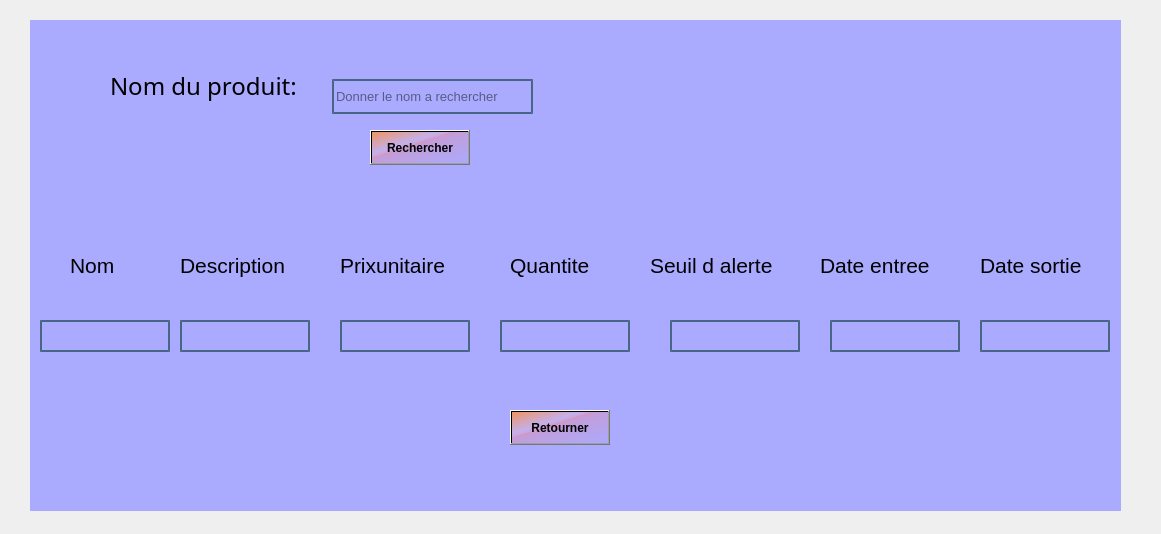
<?xml version="1.0" encoding="UTF-8"?>
<ui version="4.0">
 <class>Form</class>
 <widget class="QWidget" name="Form">
  <property name="geometry">
   <rect>
    <x>0</x>
    <y>0</y>
    <width>1161</width>
    <height>534</height>
   </rect>
  </property>
  <property name="windowTitle">
   <string>Form</string>
  </property>
  <widget class="QWidget" name="widget" native="true">
   <property name="geometry">
    <rect>
     <x>30</x>
     <y>20</y>
     <width>1091</width>
     <height>491</height>
    </rect>
   </property>
   <property name="styleSheet">
    <string notr="true">background-color: qlineargradient(spread:pad, x1:1, y1:1, x2:1, y2:1, stop:0 rgba(170, 170, 255, 255), stop:1 rgba(255, 255, 255, 255));</string>
   </property>
   <widget class="QLineEdit" name="test_4">
    <property name="geometry">
     <rect>
      <x>470</x>
      <y>300</y>
      <width>130</width>
      <height>32</height>
     </rect>
    </property>
    <property name="styleSheet">
     <string notr="true">background-color:rgba(0,0,0,0);
border:2px solid rgba(46,82,101,200);
border-bottom:2px solid rgba(46,82,101,200);
border-top:2px solid rgba(46,82,101,200);

color:rgba(0,0,0,240);
paddin-bottom:7x;
font-size:10pt; </string>
    </property>
   </widget>
   <widget class="QLabel" name="label_2">
    <property name="geometry">
     <rect>
      <x>40</x>
      <y>230</y>
      <width>81</width>
      <height>31</height>
     </rect>
    </property>
    <property name="font">
     <font>
      <pointsize>16</pointsize>
     </font>
    </property>
    <property name="text">
     <string>Nom</string>
    </property>
   </widget>
   <widget class="QLabel" name="label_5">
    <property name="geometry">
     <rect>
      <x>480</x>
      <y>230</y>
      <width>111</width>
      <height>31</height>
     </rect>
    </property>
    <property name="font">
     <font>
      <pointsize>16</pointsize>
     </font>
    </property>
    <property name="text">
     <string>Quantite</string>
    </property>
   </widget>
   <widget class="QPushButton" name="search2">
    <property name="geometry">
     <rect>
      <x>340</x>
      <y>110</y>
      <width>100</width>
      <height>35</height>
     </rect>
    </property>
    <property name="font">
     <font>
      <pointsize>9</pointsize>
      <weight>75</weight>
      <bold>true</bold>
     </font>
    </property>
    <property name="styleSheet">
     <string notr="true">background-color: qlineargradient(spread:pad, x1:0, y1:0, x2:1, y2:1, stop:0 rgba(255, 143, 62, 206), stop:0.35 rgba(255, 188, 188, 80), stop:0.4 rgba(255, 162, 162, 80), stop:0.425 rgba(255, 132, 132, 156), stop:0.44 rgba(252, 128, 128, 80), stop:1 rgba(255, 255, 255, 0));</string>
    </property>
    <property name="text">
     <string>Rechercher</string>
    </property>
   </widget>
   <widget class="QLabel" name="label_3">
    <property name="geometry">
     <rect>
      <x>150</x>
      <y>230</y>
      <width>141</width>
      <height>31</height>
     </rect>
    </property>
    <property name="font">
     <font>
      <pointsize>16</pointsize>
     </font>
    </property>
    <property name="text">
     <string>Description</string>
    </property>
   </widget>
   <widget class="QLabel" name="label_7">
    <property name="geometry">
     <rect>
      <x>790</x>
      <y>230</y>
      <width>151</width>
      <height>31</height>
     </rect>
    </property>
    <property name="font">
     <font>
      <pointsize>16</pointsize>
     </font>
    </property>
    <property name="text">
     <string>Date entree</string>
    </property>
   </widget>
   <widget class="QLineEdit" name="test_7">
    <property name="geometry">
     <rect>
      <x>950</x>
      <y>300</y>
      <width>130</width>
      <height>32</height>
     </rect>
    </property>
    <property name="styleSheet">
     <string notr="true">background-color:rgba(0,0,0,0);
border:2px solid rgba(46,82,101,200);
border-bottom:2px solid rgba(46,82,101,200);
border-top:2px solid rgba(46,82,101,200);

color:rgba(0,0,0,240);
paddin-bottom:7x;
font-size:10pt; </string>
    </property>
   </widget>
   <widget class="QLabel" name="label">
    <property name="geometry">
     <rect>
      <x>80</x>
      <y>20</y>
      <width>191</width>
      <height>91</height>
     </rect>
    </property>
    <property name="minimumSize">
     <size>
      <width>50</width>
      <height>10</height>
     </size>
    </property>
    <property name="font">
     <font>
      <family>MS PGothic</family>
      <pointsize>18</pointsize>
     </font>
    </property>
    <property name="text">
     <string>Nom du produit:</string>
    </property>
   </widget>
   <widget class="QLabel" name="label_4">
    <property name="geometry">
     <rect>
      <x>310</x>
      <y>230</y>
      <width>141</width>
      <height>31</height>
     </rect>
    </property>
    <property name="font">
     <font>
      <pointsize>16</pointsize>
     </font>
    </property>
    <property name="text">
     <string>Prixunitaire</string>
    </property>
   </widget>
   <widget class="QLineEdit" name="test_6">
    <property name="geometry">
     <rect>
      <x>800</x>
      <y>300</y>
      <width>130</width>
      <height>32</height>
     </rect>
    </property>
    <property name="styleSheet">
     <string notr="true">background-color:rgba(0,0,0,0);
border:2px solid rgba(46,82,101,200);
border-bottom:2px solid rgba(46,82,101,200);
border-top:2px solid rgba(46,82,101,200);

color:rgba(0,0,0,240);
paddin-bottom:7x;
font-size:10pt; </string>
    </property>
   </widget>
   <widget class="QLineEdit" name="name">
    <property name="geometry">
     <rect>
      <x>302</x>
      <y>59</y>
      <width>201</width>
      <height>35</height>
     </rect>
    </property>
    <property name="styleSheet">
     <string notr="true">background-color:rgba(0,0,0,0);
border:2px solid rgba(46,82,101,200);
border-bottom:2px solid rgba(46,82,101,200);
border-top:2px solid rgba(46,82,101,200);

color:rgba(0,0,0,240);
paddin-bottom:7x;
font-size:10pt; </string>
    </property>
    <property name="placeholderText">
     <string>Donner le nom a rechercher</string>
    </property>
   </widget>
   <widget class="QLineEdit" name="test_2">
    <property name="geometry">
     <rect>
      <x>150</x>
      <y>300</y>
      <width>130</width>
      <height>32</height>
     </rect>
    </property>
    <property name="styleSheet">
     <string notr="true">background-color:rgba(0,0,0,0);
border:2px solid rgba(46,82,101,200);
border-bottom:2px solid rgba(46,82,101,200);
border-top:2px solid rgba(46,82,101,200);

color:rgba(0,0,0,240);
paddin-bottom:7x;
font-size:10pt; </string>
    </property>
   </widget>
   <widget class="QLabel" name="label_6">
    <property name="geometry">
     <rect>
      <x>620</x>
      <y>230</y>
      <width>161</width>
      <height>31</height>
     </rect>
    </property>
    <property name="font">
     <font>
      <pointsize>16</pointsize>
     </font>
    </property>
    <property name="text">
     <string>Seuil d alerte</string>
    </property>
   </widget>
   <widget class="QPushButton" name="return3">
    <property name="geometry">
     <rect>
      <x>480</x>
      <y>390</y>
      <width>100</width>
      <height>35</height>
     </rect>
    </property>
    <property name="font">
     <font>
      <pointsize>9</pointsize>
      <weight>75</weight>
      <bold>true</bold>
     </font>
    </property>
    <property name="styleSheet">
     <string notr="true">background-color: qlineargradient(spread:pad, x1:0, y1:0, x2:1, y2:1, stop:0 rgba(255, 143, 62, 206), stop:0.35 rgba(255, 188, 188, 80), stop:0.4 rgba(255, 162, 162, 80), stop:0.425 rgba(255, 132, 132, 156), stop:0.44 rgba(252, 128, 128, 80), stop:1 rgba(255, 255, 255, 0));</string>
    </property>
    <property name="text">
     <string>Retourner</string>
    </property>
   </widget>
   <widget class="QLineEdit" name="test">
    <property name="geometry">
     <rect>
      <x>10</x>
      <y>300</y>
      <width>130</width>
      <height>32</height>
     </rect>
    </property>
    <property name="styleSheet">
     <string notr="true">background-color:rgba(0,0,0,0);
border:2px solid rgba(46,82,101,200);
border-bottom:2px solid rgba(46,82,101,200);
border-top:2px solid rgba(46,82,101,200);

color:rgba(0,0,0,240);
paddin-bottom:7x;
font-size:10pt; </string>
    </property>
   </widget>
   <widget class="QLineEdit" name="test_3">
    <property name="geometry">
     <rect>
      <x>310</x>
      <y>300</y>
      <width>130</width>
      <height>32</height>
     </rect>
    </property>
    <property name="styleSheet">
     <string notr="true">background-color:rgba(0,0,0,0);
border:2px solid rgba(46,82,101,200);
border-bottom:2px solid rgba(46,82,101,200);
border-top:2px solid rgba(46,82,101,200);

color:rgba(0,0,0,240);
paddin-bottom:7x;
font-size:10pt; </string>
    </property>
   </widget>
   <widget class="QLabel" name="label_8">
    <property name="geometry">
     <rect>
      <x>950</x>
      <y>230</y>
      <width>131</width>
      <height>31</height>
     </rect>
    </property>
    <property name="font">
     <font>
      <pointsize>16</pointsize>
     </font>
    </property>
    <property name="text">
     <string>Date sortie</string>
    </property>
   </widget>
   <widget class="QLineEdit" name="test_5">
    <property name="geometry">
     <rect>
      <x>640</x>
      <y>300</y>
      <width>130</width>
      <height>32</height>
     </rect>
    </property>
    <property name="styleSheet">
     <string notr="true">background-color:rgba(0,0,0,0);
border:2px solid rgba(46,82,101,200);
border-bottom:2px solid rgba(46,82,101,200);
border-top:2px solid rgba(46,82,101,200);

color:rgba(0,0,0,240);
paddin-bottom:7x;
font-size:10pt; </string>
    </property>
   </widget>
  </widget>
 </widget>
 <resources/>
 <connections/>
</ui>
